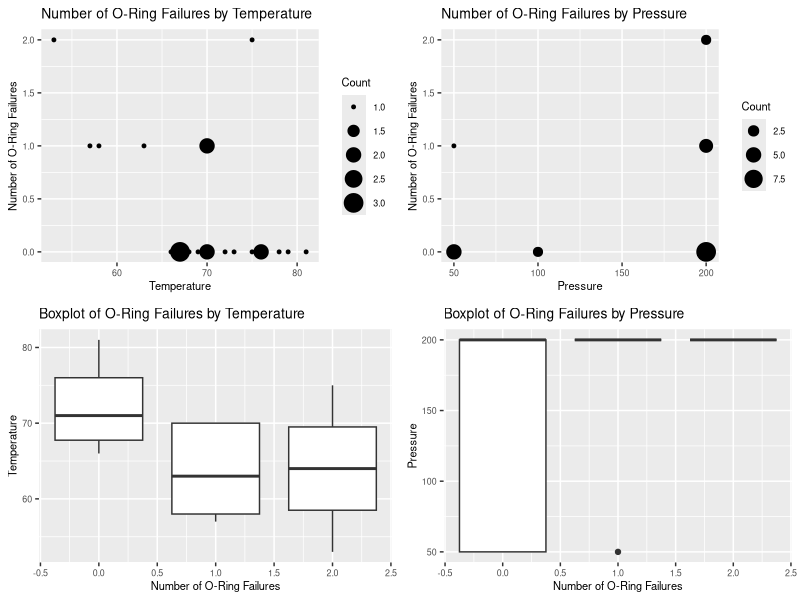
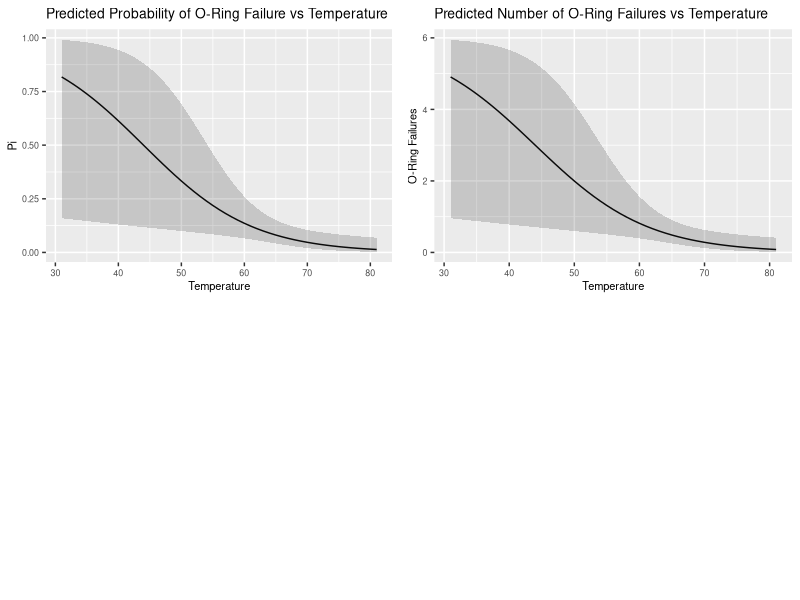
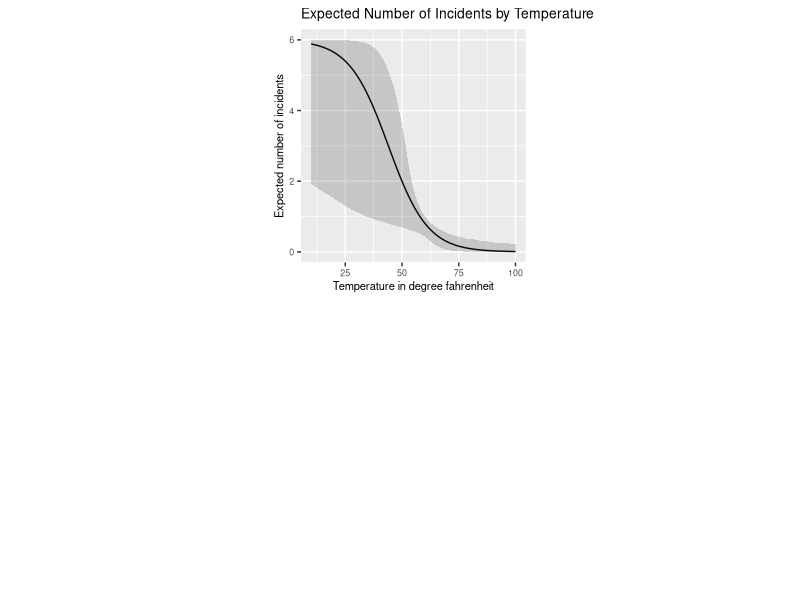

Write the R code that produced these figures, in order.
## ---- chunk 1
list.of.packages <- c("tidyverse", "sandwich", "lmtest", "car", "MASS", "nnet", "cowplot")
new.packages <- list.of.packages[!(list.of.packages %in% installed.packages()[,"Package"])]
if(length(new.packages)) install.packages(new.packages)

library(tidyverse)
library(sandwich)
library(lmtest)
library(car)
library(MASS)
library(nnet)
library(cowplot)
## ---- chunk 2
df <- read_csv('../data/raw/challenger.csv')
## ---- chunk 3
summary(df)
## ---- chunk 4
df %>% 
  group_by(Temp, O.ring) %>%
  summarize(Count = n()) %>%
  ggplot(aes(x = Temp, y = O.ring, size = Count)) + 
    geom_point() + 
    labs(title = "Number of O-Ring Failures by Temperature") +
    theme(plot.title = element_text(size = 10), text = element_text(size = 8)) +
    ylab("Number of O-Ring Failures") +
    xlab("Temperature") -> p1

df %>% 
  group_by(Pressure, O.ring) %>%
  summarize(Count = n()) %>%
  ggplot(aes(x = Pressure, y = O.ring, size = Count)) + 
    geom_point() + 
    labs(title = "Number of O-Ring Failures by Pressure") +
    theme(plot.title = element_text(size = 10), text = element_text(size = 8)) +
    ylab("Number of O-Ring Failures") +
    xlab("Pressure") -> p2

ggplot(df, aes(x = O.ring, y = Temp, group = O.ring)) + 
  geom_boxplot() +
  labs(title = "Boxplot of O-Ring Failures by Temperature") +
  theme(plot.title = element_text(size = 10), text = element_text(size = 8)) +
  ylab("Temperature") +
  xlab("Number of O-Ring Failures") -> p3

ggplot(df, aes(x = O.ring, y = Pressure, group = O.ring)) + 
  geom_boxplot() +
  labs(title = "Boxplot of O-Ring Failures by Pressure") +
  theme(plot.title = element_text(size = 10), text = element_text(size = 8)) +
  ylab("Pressure") +
  xlab("Number of O-Ring Failures") -> p4

plot_grid(p1, p2, p3, p4)
## ---- chunk 5
model_1 <- glm(formula = O.ring / 6 ~ Temp + Pressure, data = df,
               family = 'binomial', weights = Number)

Anova(model_1, test = 'LR')
## ---- chunk 6
# 1. Estimate the logistic regression model.
model_2 <- glm(formula = O.ring / 6 ~ Temp, data = df, family = 'binomial',
               weights = Number)
summary(model_2)
## ---- chunk 7
# 2. Determine if a quadratic term is needed in the model for the temperature in
#    this model.
model_3 <- glm(formula = O.ring / 6 ~ Temp + I(Temp ^ 2), data = df,
               family = 'binomial', weights = Number)

Anova(model_3)
## ---- chunk 8
# Pi vs Temp plot.
res <- data.frame(Temp = 31:81)
prob_pred <- predict(model_2, res, type="response", se = TRUE)
res['pi_hat'] <- prob_pred$fit
linear_pred <- predict(model_2, res, type="link", se = TRUE)
lower <- linear_pred$fit - qnorm(1 - 0.05 / 2) * linear_pred$se.fit
upper <- linear_pred$fit + qnorm(1 - 0.05 / 2) * linear_pred$se.fit
res['lower'] <- exp(lower)/(1 + exp(lower))
res['upper'] <- exp(upper)/(1 + exp(upper))

ggplot(res, aes(x = Temp, y = pi_hat)) + 
  geom_line() +
  geom_ribbon(aes(ymin = lower, ymax = upper), alpha = 0.2) + 
  labs(title = "Predicted Probability of O-Ring Failure vs Temperature") +
  theme(plot.title = element_text(size = 10), text = element_text(size = 8)) +
  ylab("Pi") +
  xlab("Temperature") -> p5

# Expected number of failures vs Temp plot.
res['pred_failures'] <- res$pi_hat * 6
res['failures_lower'] <- res$lower * 6
res['failures_upper'] <- res$upper * 6

ggplot(res, aes(x = Temp, y = pred_failures)) + 
  geom_line() + 
  geom_ribbon(aes(ymin = failures_lower, ymax = failures_upper), alpha = 0.2) + 
  labs(title = "Predicted Number of O-Ring Failures vs Temperature") +
  theme(plot.title = element_text(size = 10), text = element_text(size = 8)) +
  ylab("O-Ring Failures") +
  xlab("Temperature") -> p6

plot_grid(p5, p6, nrows=2)
## ---- chunk 9
incidents.estimator <- function(b, seed=42, number=6) {
  # Setting seed to make the plot exactly reproduced
  set.seed(seed)
  n <- 23 # Resampled size
  estimation <- array(data = NA, dim=c(91, b))
  
  # Performing re-sampling repeatedly "b" times
  for(i in 1:b) {
    samples <- sample(x = 1:n, size = n, replace = TRUE)
    model   <- glm(formula = O.ring / Number ~ Temp, data = df[samples,],
                   weights = Number, family = 'binomial')
    # Performing prediction for 10-100° Fahrenheit using each fitted model 
    for(t in 10:100) {
      p <- predict(object = model, newdata = data.frame(Temp = t),
                   type = "response")
      estimation[t-9, i] <- p
    }
  }

  # Fitting a model with the original data for prediction
  model <- glm(formula = O.ring/6 ~ Temp, data = df,
               weights = Number, family = 'binomial')
  # Estimating Expected number of incidents along with 90% CI
  incidents <- data.frame(Temperature = integer(),
                          Incidents = double(),
                          CI.Upper = double(),
                          CI.Lower = double())
  for(t in 10:100) {
    i <- t-9 # Index to locate data in the data.frame
    p <- predict(object = model, newdata = data.frame(Temp = t),
                 type = "response")
    # Getting the 90% CI and multiply by 6 to get estimation for a single flight
    ci <- quantile(estimation[i,], probs = c(0.05, 0.95), names=FALSE)
    incidents[i, 1] <- t
    incidents[i, 2] <- p*number
    incidents[i, 3] <- ci[1]*number
    incidents[i, 4] <- ci[2]*number
  }

  incidents
}
## ---- chunk 10
# Performing predictions for 10°-100° temperature and plotting the result
predicted.incidents <- incidents.estimator(1000)

ggplot(predicted.incidents, aes(x=Temperature)) + 
  geom_line(aes(y = Incidents)) +
  geom_ribbon(aes(ymin = CI.Lower, ymax = CI.Upper), alpha = 0.2) + 
  labs(title = "Expected Number of Incidents by Temperature") +
  theme(plot.title = element_text(size = 10), text = element_text(size = 8)) +
  xlab("Temperature in degree fahrenheit") +
  ylab("Expected number of incidents") -> p7

plot_grid(NULL, p7, NULL, nrows=2, ncols=3)
